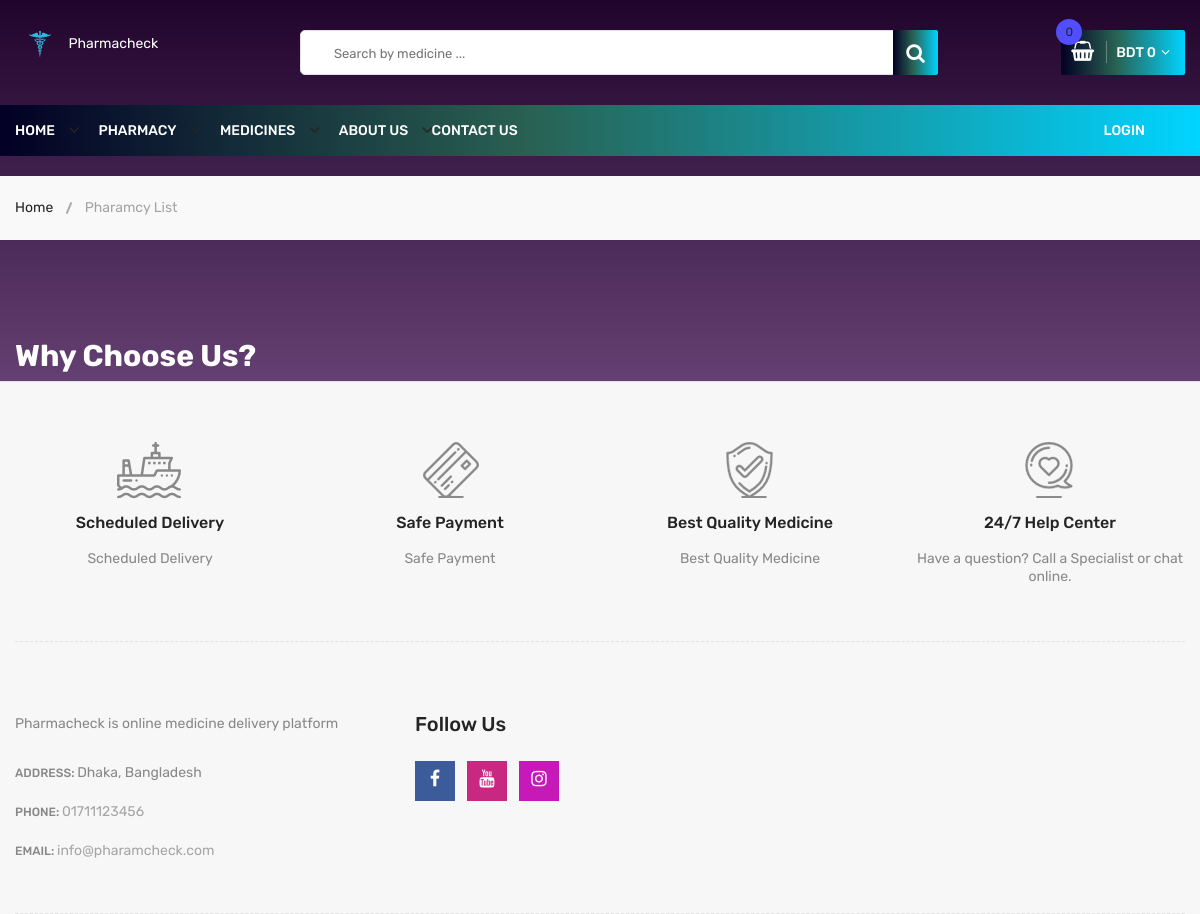
Page /medicines.php on the earlier database version.
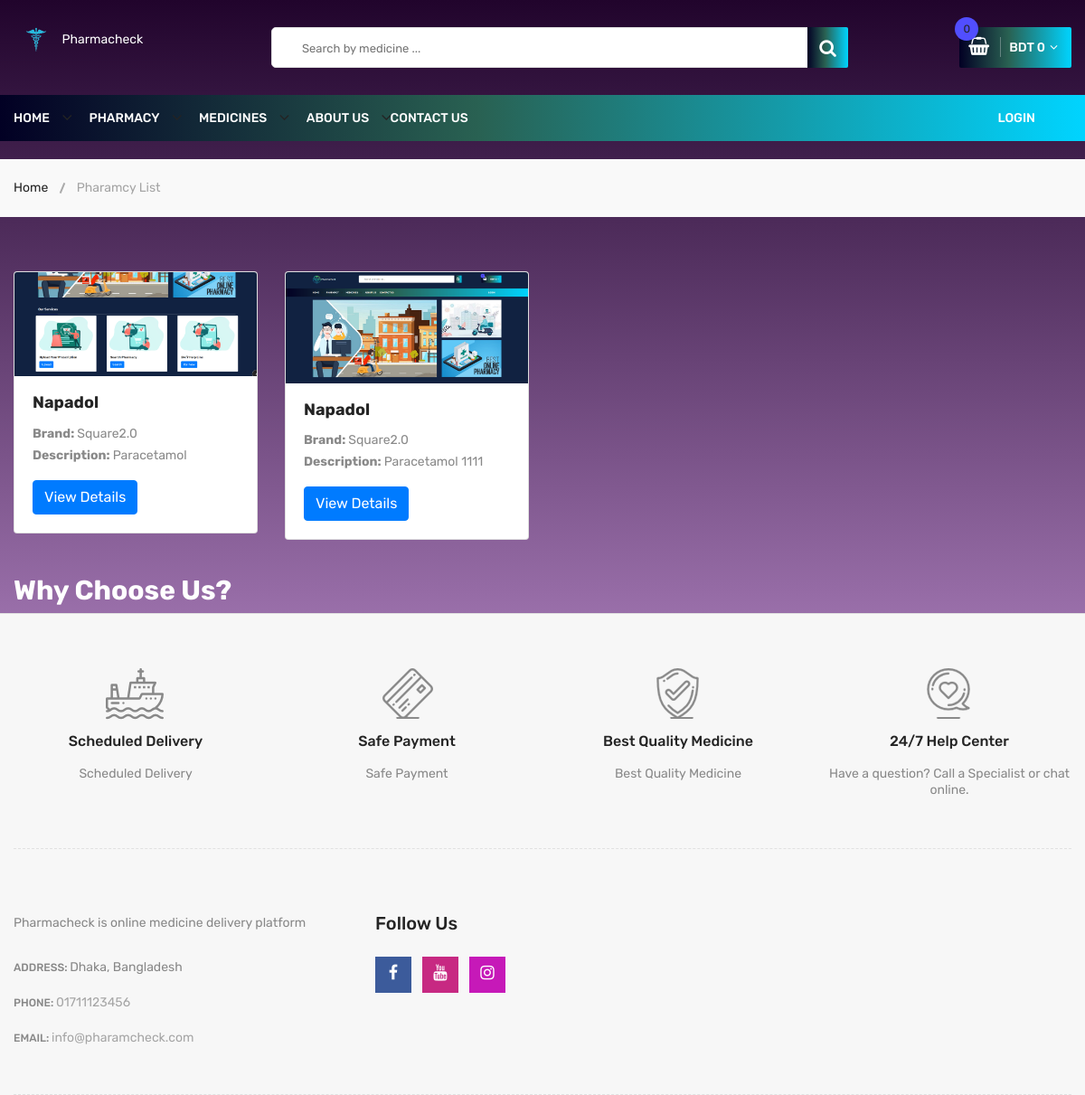
Same page on the later database version.
### tables this page shows
CREATE TABLE `medicines` (
  `id` int(11) NOT NULL AUTO_INCREMENT,
  `medicine` varchar(255) DEFAULT NULL,
  `brand` varchar(255) DEFAULT NULL,
  `description` text DEFAULT NULL,
  `price` varchar(22) DEFAULT NULL,
  `image` varchar(255) DEFAULT NULL,
  `new_arrival` int(1) DEFAULT NULL,
  PRIMARY KEY (`id`)
);

### medicines.php (the view, shortened to what this page needs)
<!doctype html>
<html class="no-js" lang="zxx">
<head>
        <link rel="stylesheet" href="css/material-design-iconic-font.min.css">
        <link rel="stylesheet" href="css/font-awesome.min.css">
        <link rel="stylesheet" href="css/fontawesome-stars.css">
        <link rel="stylesheet" href="css/meanmenu.css">
        <link rel="stylesheet" href="css/owl.carousel.min.css">
        <link rel="stylesheet" href="css/slick.css">
        <link rel="stylesheet" href="css/animate.css">
        <link rel="stylesheet" href="css/jquery-ui.min.css">
        <link rel="stylesheet" href="css/venobox.css">
        <link rel="stylesheet" href="css/nice-select.css">
        <link rel="stylesheet" href="css/magnific-popup.css">
        <link rel="stylesheet" href="css/bootstrap.min.css">
        <link rel="stylesheet" href="css/helper.css">
        <link rel="stylesheet" href="style.css">
        <link rel="stylesheet" href="css/responsive.css">
    </head>
    <body style="background-image: linear-gradient(#21042c, #af82c0);height: 100vh;">
        <div class="body-wrapper">
            <?php
                include('header.php');
            ?>
            <div class="breadcrumb-area">
                <div class="container">
                    <div class="breadcrumb-content">
                        <ul>
                            <li><a href="index.php">Home</a></li>
                            <li class="active">Pharamcy List</li>
                        </ul>
                    </div>
                </div>
            </div>
            <div class="about-us-wrapper pt-60 pb-40">
                <div class="container">
                    <div class="row">
                        <?php
                            include('admin/process/connection.php');
                            $sql = "SELECT * FROM medicines";
                            $result = $conn->query($sql);
                            if ($result->num_rows > 0) {
                              while($row = $result->fetch_assoc()) {
                        ?>
                        <div class="col-md-3">
                            <div class="card" >
                                <img class="card-img-top img-fluid" src="admin/<?php echo $row['image']; ?>" alt="Card image cap">
                                <div class="card-body">
                                <h5 class="card-title"><?php echo $row['medicine'];?></h5>
                                <p class="card-text">
                                    <b>Brand: </b> <?php echo $row['brand'] ?>
                                    <br>
                                    <b>Description: </b> <?php echo $row['description'] ?>
                                </p>
                                <a href="med_details.php?id=<?php echo $row['id']; ?>" class="btn btn-primary">View Details</a>
                              </div>
                            </div>
                        </div>
                        <?php
                        }
                            }
                        ?>
                    </div>
                </div>
            </div>
            <div class="container">
                <div class="row">
                    <div class="col-lg-12">
                        <h2>
                                <span style="color: white;">Why Choose Us?</span>
                            </h2>
                    </div>
                </div>
            </div>
            <div class="footer">
                <div class="footer-static-top">
                    <div class="container">
                        <div class="footer-shipping pt-60 pb-55 pb-xs-25">
                            <div class="row">
                                <div class="col-lg-3 col-md-6 col-sm-6 pb-sm-55 pb-xs-55">
                                    <div class="li-shipping-inner-box">
                                        <div class="shipping-icon">
                                            <img src="images/shipping-icon/1.png" alt="Shipping Icon">
                                        </div>
                                        <div class="shipping-text">
                                            <h2>Scheduled Delivery</h2>
                                            <p>Scheduled Delivery</p>
                                        </div>
                                    </div>
                                </div>
                                <div class="col-lg-3 col-md-6 col-sm-6 pb-sm-55 pb-xs-55">
                                    <div class="li-shipping-inner-box">
                                        <div class="shipping-icon">
                                            <img src="images/shipping-icon/2.png" alt="Shipping Icon">
                                        </div>
                                        <div class="shipping-text">
                                            <h2>Safe Payment</h2>
                                            <p>Safe Payment</p>
                                        </div>
                                    </div>
                                </div>
                                <div class="col-lg-3 col-md-6 col-sm-6 pb-xs-30">
                                    <div class="li-shipping-inner-box">
                                        <div class="shipping-icon">
                                            <img src="images/shipping-icon/3.png" alt="Shipping Icon">
                                        </div>
                                        <div class="shipping-text">
                                            <h2>Best Quality Medicine</h2>
                                            <p>Best Quality Medicine</p>
                                        </div>
                                    </div>
                                </div>
                                <div class="col-lg-3 col-md-6 col-sm-6 pb-xs-30">
                                    <div class="li-shipping-inner-box">
                                        <div class="shipping-icon">
                                            <img src="images/shipping-icon/4.png" alt="Shipping Icon">
                                        </div>
                                        <div class="shipping-text">
                                            <h2>24/7 Help Center</h2>
                                            <p>Have a question? Call a Specialist or chat online.</p>
                                        </div>
                                    </div>
                                </div>
                            </div>
                        </div>
                    </div>
                </div>
                <div class="footer-static-middle">
                    <div class="container">
                        <div class="footer-logo-wrap pt-50 pb-35">
                            <div class="row">
                                <div class="col-lg-4 col-md-6">
                                    <div class="footer-logo">
                                        <p class="info">
                                            Pharmacheck is online medicine delivery platform
                                        </p>
                                    </div>
                                    <ul class="des">
                                        <li>
                                            <span>Address: </span>
                                            Dhaka, Bangladesh
                                        </li>
                                        <li>
                                            <span>Phone: </span>
                                            <a href="#">01711123456</a>
                                        </li>
                                        <li>
                                            <span>Email: </span>
                                            <a href="mailto://info@pharamcheck.com">info@pharamcheck.com</a>
                                        </li>
                                    </ul>
                                </div>
                                <div class="col-lg-4">
                                    <div class="footer-block">
                                        <h3 class="footer-block-title">Follow Us</h3>
                                        <ul class="social-link">
                                            <li class="facebook">
                                                <a href="https://www.facebook.com/" data-toggle="tooltip" target="_blank" title="Facebook">
                                                    <i class="fa fa-facebook"></i>
                                                </a>
                                            </li>
                                            <li class="youtube">
                                                <a href="https://www.youtube.com/" data-toggle="tooltip" target="_blank" title="Youtube">
                                                    <i class="fa fa-youtube"></i>
                                                </a>
                                            </li>
                                            <li class="instagram">
                                                <a href="https://www.instagram.com/" data-toggle="tooltip" target="_blank" title="Instagram">
                                                    <i class="fa fa-instagram"></i>
                                                </a>
                                            </li>
                                        </ul>
                                    </div>
                                </div>
                            </div>
                        </div>
                    </div>
                </div>
            </div>
        </div>
    </body>
</html>

### header.php (shortened to what this page needs)
<header>
    <div class="header-middle pl-sm-0 pr-sm-0 pl-xs-0 pr-xs-0">
        <div class="container">
            <div class="row">
                <div class="col-lg-3">
                    <div class="logo pb-sm-30 pb-xs-30" style="color:white;">
                        <a href="index.php">
                            <img src="images/custom/logo.png" alt="" style="width: 50px;">
                        </a>
                        Pharmacheck
                    </div>
                </div>
                <div class="col-lg-9 pl-0 ml-sm-15 ml-xs-15">
                    <form action="#" class="hm-searchbox">
                        <input type="text" placeholder="Search by medicine ...">
                        <button class="li-btn" type="submit" style="background: rgb(2,0,36);
background: linear-gradient(90deg, rgba(2,0,36,1) 0%, rgba(41,97,82,1) 44%, rgba(0,212,255,1) 100%);"><i class="fa fa-search" style="color: white;"></i></button>
                    </form>
                    <div class="header-middle-right">
                        <ul class="hm-menu">
                            <li class="hm-minicart">
                                <?php
                                    include('cart.php');
                                ?>
                            </li>
                        </ul>
                    </div>
                </div>
            </div>
        </div>
    </div>
    <div class="header-bottom header-sticky d-none d-lg-block d-xl-block" style="background: rgb(2,0,36);
background: linear-gradient(90deg, rgba(2,0,36,1) 0%, rgba(41,97,82,1) 44%, rgba(0,212,255,1) 100%);">
        <div class="container">
            <div class="row">
                <div class="col-lg-12">
                    <div class="hb-menu">
                        <nav>
                            <ul>
                                <li><a href="index.php">Home</a></li>
                                <li><a href="pharmacylist.php">Pharmacy</a></li>
                                <li><a href="medicines.php">Medicines</a></li>
                                <li><a href="aboutus.php">About Us</a></li>
                                <li><a href="contact.php">Contact Us</a></li>
                                <?php
                                    if(isset($_SESSION['user'])){
                                ?>
                                <li class="dropdown-holder" style="float: right;">
                                    <a href="#">Account</a>
                                    <ul class="hb-dropdown">
                                        <li><a href="profile.php">Profile</a></li>
                                        <li><a href="orders.php">Orders</a></li>
                                        <li><a href="processfront/logout.php">Logout</a></li>
                                    </ul>
                                </li>
                                <?php } else{?>
                                <li style="float: right;"><a href="login.php" >Login</a></li>
                                <?php }?>
                            </ul>
                        </nav>
                    </div>
                </div>
            </div>
        </div>
    </div>
</header>

### cart.php (shortened to what this page needs)
<div class="hm-minicart-trigger" style="background: rgb(2,0,36);
background: linear-gradient(90deg, rgba(2,0,36,1) 0%, rgba(41,97,82,1) 44%, rgba(0,212,255,1) 100%);">
    <span class="item-text"><span id="total">BDT 0</span>
        <span class="cart-item-count"><?php if(isset($_SESSION['cart'])) echo count($_SESSION['cart']); else echo 0; ?></span>
    </span>
</div>

### css/responsive.css (style rules this page uses)
@media (min-width: 1200px) and (max-width: 1500px) { .container { max-width: 1170px; padding-left: 0; padding-right: 0; } }

Differences in the rows shown:
added medicines: image (picture), medicine "Napadol", brand "Square2.0", description "Paracetamol"
added medicines: image (picture), medicine "Napadol", brand "Square2.0", description "Paracetamol 1111"
